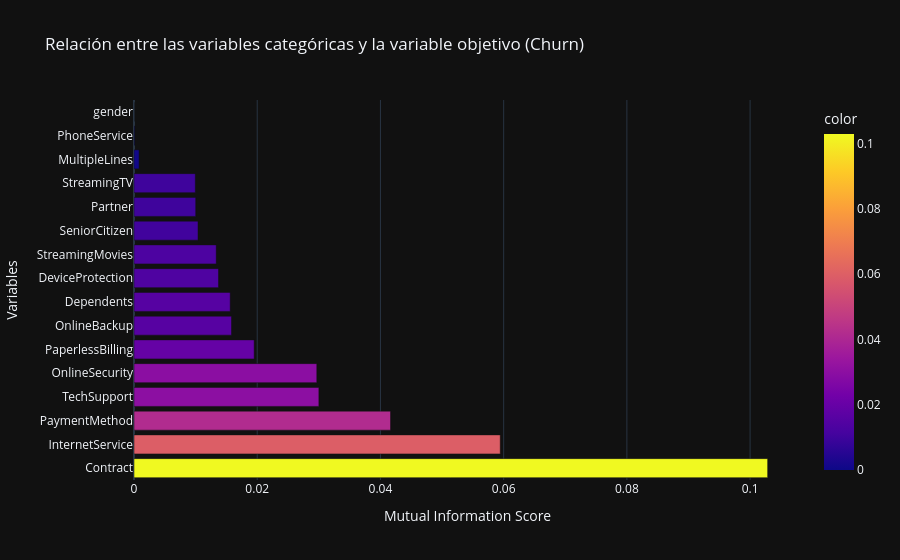

Here is the notebook cell this chart was saved with:
### Code cell
features = [score[0] for score in mi_scores]
scores = [score[1] for score in mi_scores]

# Crear un gráfico de barras utilizando Plotly
fig = px.bar(x=scores, y=features, orientation='h', color=scores,
             labels={'x': 'Mutual Information Score', 'y': 'Variables'},
             title='Relación entre las variables categóricas y la variable objetivo (Churn)',
             template='plotly_dark',
             color_continuous_scale=px.colors.sequential.Plasma)
fig.show()

### Figure 1 — Plotly figure (JSON) as saved in the notebook; plotly's stock layout.template omitted (floating-point values rounded to 4 significant figures)
{"data": [{"hovertemplate": "Mutual Information Score=%{x}<br>Variables=%{y}<br>color=%{marker.color}<extra></extra>", "legendgroup": "", "marker": {"color": [0.1028, 0.05944, 0.04164, 0.03001, 0.02967, 0.01951, 0.01583, 0.01562, 0.01372, 0.01335, 0.01039, 0.01002, 0.009954, 0.0008282, 0.0001005, 3.219e-06], "coloraxis": "coloraxis", "pattern": {"shape": ""}}, "name": "", "orientation": "h", "showlegend": false, "textposition": "auto", "type": "bar", "x": [0.1028, 0.05944, 0.04164, 0.03001, 0.02967, 0.01951, 0.01583, 0.01562, 0.01372, 0.01335, 0.01039, 0.01002, 0.009954, 0.0008282, 0.0001005, 3.219e-06], "xaxis": "x", "y": ["Contract", "InternetService", "PaymentMethod", "TechSupport", "OnlineSecurity", "PaperlessBilling", "OnlineBackup", "Dependents", "DeviceProtection", "StreamingMovies", "SeniorCitizen", "Partner", "StreamingTV", "MultipleLines", "PhoneService", "gender"], "yaxis": "y"}], "layout": {"barmode": "relative", "coloraxis": {"autocolorscale": false, "colorbar": {"title": {"text": "color"}}, "colorscale": [[0, "#0d0887"], [0.1111, "#46039f"], [0.2222, "#7201a8"], [0.3333, "#9c179e"], [0.4444, "#bd3786"], [0.5556, "#d8576b"], [0.6667, "#ed7953"], [0.7778, "#fb9f3a"], [0.8889, "#fdca26"], [1, "#f0f921"]]}, "legend": {"tracegroupgap": 0}, "title": {"text": "Relación entre las variables categóricas y la variable objetivo (Churn)"}, "xaxis": {"anchor": "y", "domain": [0, 1], "title": {"text": "Mutual Information Score"}}, "yaxis": {"anchor": "x", "domain": [0, 1], "title": {"text": "Variables"}}}}
